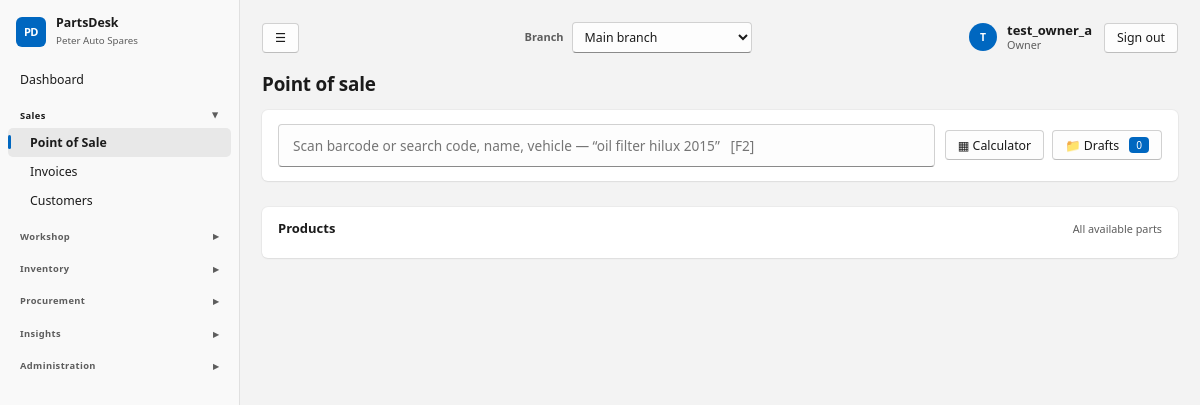
Screenshot of /sales/pos/ (signed in) with the database file from the repository.
### core/models.py (models this page shows, shortened)
class ShopSettings(TrackedModel):
    tenant = models.OneToOneField(Tenant, on_delete=models.CASCADE, related_name="settings")
    shop_name = models.CharField(max_length=120, default="My Spare Parts Shop")
    address = models.TextField(blank=True)
    phone = models.CharField(max_length=60, blank=True)
    email = models.EmailField(blank=True)
    tax_id = models.CharField("Tax / TPIN number", max_length=60, blank=True)
    currency_symbol = models.CharField(max_length=8, default="$")
    tax_name = models.CharField(max_length=20, default="VAT")
    tax_rate = models.DecimalField("Tax rate %", max_digits=5, decimal_places=2, default=Decimal("0"))
    prices_include_tax = models.BooleanField(default=True, help_text="Untick if prices are entered before tax.")
    counter_max_discount = models.DecimalField(
        "Max discount % for counter staff", max_digits=5, decimal_places=2, default=Decimal("10"),
        help_text="Managers and the owner can exceed this.")
    default_labour_rate = models.DecimalField("Default labour rate per hour", max_digits=10, decimal_places=2, default=Decimal("0"))
    invoice_footer = models.CharField(max_length=200, blank=True, default="Thank you for your business.")
    class Meta:
        verbose_name_plural = "shop settings"
    @classmethod
    def get(cls, tenant):
        obj, _ = cls.objects.get_or_create(tenant=tenant)
        return obj

class User(AbstractUser):
    class Role(models.TextChoices):
        OWNER = "owner", "Owner"
        MANAGER = "manager", "Manager"
        COUNTER = "counter", "Counter sales"
        MECHANIC = "mechanic", "Mechanic"
        STOREKEEPER = "storekeeper", "Storekeeper"
    role = models.CharField(max_length=20, choices=Role.choices, default=Role.COUNTER)
    tenant = models.ForeignKey(Tenant, null=True, blank=True, on_delete=models.PROTECT, related_name="users")
    branches = models.ManyToManyField(Branch, blank=True, related_name="staff")
    @property
    def display_name(self):
        return self.get_full_name() or self.username

### sales/views.py (the view)
# urls.py: path("pos/", views.pos, name="pos"),
@role_required(SALES)
def pos(request):
    cfg = ShopSettings.get(request.tenant)
    counter = request.user.role == "counter"
    return render(request, "sales/pos.html", {
        "page_title": "Point of sale", "cfg": cfg,
        "max_discount": cfg.counter_max_discount if counter else "",
        "can_override": "1" if request.user.role in MGMT else "0",
        "methods": Sale.Method.choices,
        "request_id": str(uuid4()),
    })

### core/audit.py (called while the page is built)
@contextmanager
def audit_context(**values):
    token = _current.set(dict(_current.get(), **values))
    try:
        yield
    finally:
        _current.reset(token)

def metadata(request):
    try:
        address = str(ip_address(request.META.get('REMOTE_ADDR', '')))
    except ValueError:
        address = None
    match = request.resolver_match
    return dict(request_id=request.audit_request_id, ip_address=address,
                route=(match.view_name if match else 'unmatched')[:100], method=request.method[:10])

### core/models.py (called while the page is built)
    def save(self, *args, **kwargs):
        if not self._state.adding:
            raise ValueError("Audit records cannot be edited.")
        return super().save(*args, **kwargs)

### core/navigation.py (called while the page is built)
def page_back_link(request):
    if request is None or not request.user.is_authenticated:
        return None
    match = request.resolver_match
    name = match.url_name if match else None
    if name == 'dashboard':
        return None
    kwargs = {}
    if name == 'vehicle_create':
        if 'pk' in match.kwargs:
            target, label = 'customer_detail', 'Back to customer'
            kwargs = {'pk': match.kwargs['pk']}
        else:
            target, label = 'vehicle_list', 'Back to vehicles'
    elif name in RECORD_PARENTS:
        target, label = RECORD_PARENTS[name]
        kwargs = {'pk': match.kwargs['pk']}
    else:
        if name not in PARENTS:
            return None
        target, label = PARENTS[name]
    return {'url': reverse(target, kwargs=kwargs), 'label': label}

### core/permissions.py (called while the page is built)
def role_required(roles=None):
    def decorator(view):
        @wraps(view)
        def wrapper(request, *args, **kwargs):
            if not request.user.is_authenticated:
                return redirect_to_login(request.get_full_path())
            require_branch(request)
            if roles is not None and request.user.role not in roles:
                raise PermissionDenied
            return view(request, *args, **kwargs)
        return wrapper
    return decorator

### core/templatetags/ui.py (called while the page is built)
@register.simple_tag(takes_context=True)
def page_back_link(context):
    from core.navigation import page_back_link as destination
    return destination(context.get("request"))

### core/tenancy.py (called while the page is built)
def allowed_branches(user):
    if not user.is_authenticated or not user.is_active or not user.tenant_id:
        return Branch.objects.none()
    qs = Branch.objects.filter(tenant_id=user.tenant_id, tenant__is_active=True, is_active=True)
    if user.role != User.Role.OWNER:
        qs = qs.filter(staff=user)
    return qs

### templates/sales/pos.html (shortened to what this page needs)
{% extends "base.html" %}
{% load static %}
{% block content %}
<div id="pos" class="pos" data-search-url="{% url 'part_search_api' %}" data-checkout-url="{% url 'pos_checkout' %}"
     data-tax-rate="{{ cfg.tax_rate }}" data-tax-inclusive="{% if cfg.prices_include_tax %}1{% else %}0{% endif %}"
     data-tax-name="{{ cfg.tax_name }}" data-currency="{{ cfg.currency_symbol }}"
     data-max-discount="{{ max_discount }}" data-can-override="{{ can_override }}" data-request-id="{{ request_id }}" data-draft-key="{{ request.tenant.pk }}-{{ request.branch.pk }}-{{ user.pk }}">
  <section class="pos-main">
    <div class="card pos-toolbar">
      <div class="pos-search">
        <input id="q" type="text" autocomplete="off" placeholder="Scan barcode or search code, name, vehicle — “oil filter hilux 2015”   [F2]">
      </div>
      <div class="pos-tools">
        <button type="button" class="btn" id="calc-btn" title="Calculator [F3]">&#9638; Calculator</button>
        <button type="button" class="btn" id="draft-btn" title="Held sales [F7]">&#128193; Drafts <span class="badge" id="draft-count">0</span></button>
      </div>
    </div>
    <div class="card pos-products">
      <div class="pos-products-head"><h2>Products</h2><small id="result-note" class="muted">All available parts</small></div>
    </div>
  </section>
</div>
{% endblock %}

### templates/base.html (shortened to what this page needs)
{% load static ui %}<!doctype html>
<html lang="en">
<head>
<link rel="stylesheet" href="{% static 'css/app.css' %}">
</head>
<body data-print-log-url="{% url 'log_print_request' %}" {% if auto_print %}data-autoprint="1"{% endif %}>
<div class="app">
  <aside class="side no-print">
    <div class="brand"><span class="brand-mark">PD</span><div><strong>PartsDesk</strong><small>{{ shop.shop_name }}</small></div></div>
    <nav>{% for g in nav %}{% if g.title %}<details class="nav-group" {% if g.open %}open{% endif %}><summary>{{ g.title }}</summary>{% for item in g.items %}<a href="{{ item.url }}" class="{% if item.active %}on{% endif %}">{{ item.label }}</a>{% endfor %}</details>{% else %}{% for item in g.items %}<a href="{{ item.url }}" class="{% if item.active %}on{% endif %}">{{ item.label }}</a>{% endfor %}{% endif %}{% endfor %}</nav>
  </aside>
  <main class="main">
    <div class="topbar no-print">
      <button type="button" class="btn nav-toggle" id="nav-toggle" aria-label="Toggle menu" title="Show/hide menu">&#9776;</button>
      {% if branches %}<form method="post" action="{% url 'switch_branch' %}" class="branch-switch">{% csrf_token %}
        <label for="branch-select">Branch</label>
        <select id="branch-select" name="branch_id" onchange="this.form.submit()">{% for b in branches %}<option value="{{ b.pk }}" {% if b.pk == active_branch.pk %}selected{% endif %}>{{ b.name }}</option>{% endfor %}</select>
        <noscript><button type="submit">Switch</button></noscript></form>{% endif %}
      <div class="topbar-user"><a href="{% url 'profile' %}" class="user-chip"><span class="avatar">{{ user.display_name|slice:":1"|upper }}</span><span><strong>{{ user.display_name }}</strong><small>{{ user.get_role_display }}</small></span></a>
        <form method="post" action="{% url 'logout' %}">{% csrf_token %}<button type="submit" class="btn">Sign out</button></form></div>
    </div>
    <header class="top"><h1>{% block page_heading %}{{ page_title }}{% endblock %}</h1>{% page_back_link as back %}</header>
    {% block content %}{% endblock %}
  </main>
</div>
</body>
</html>

### rows the page displays
ShopSettings: shop_name "Peter Auto Spares"
User: display_name "T", display_name "test_owner_a", role "Owner"

### other values shown
{{ item.label }} "Dashboard"
{{ g.title }} "Sales" "Workshop" "Inventory" "Procurement" "Insights" "Administration"
{{ item.label }} "Point of Sale" "Invoices" "Customers"
{{ page_title }} "Point of sale"
form field branch_id "Main branch"
